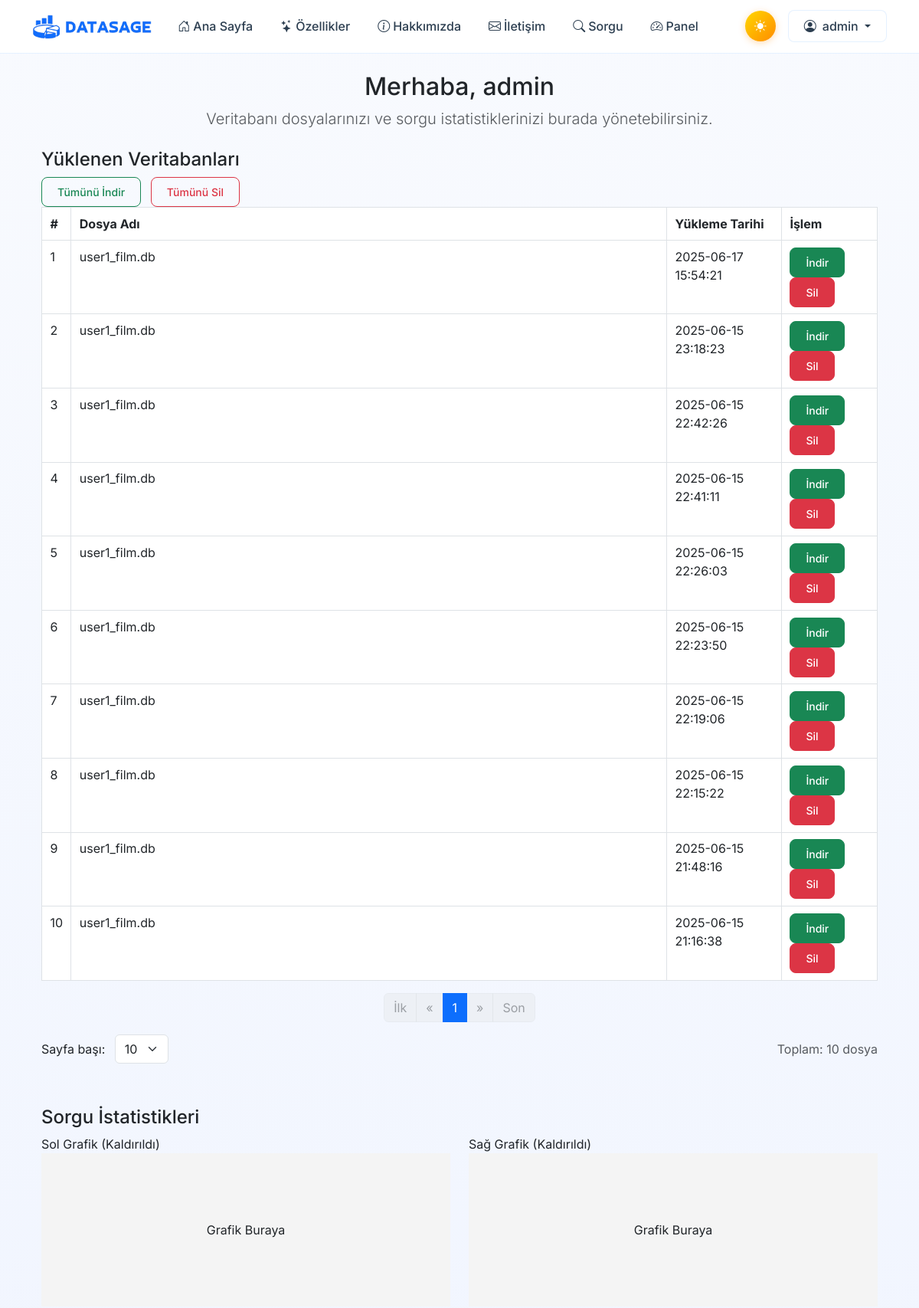
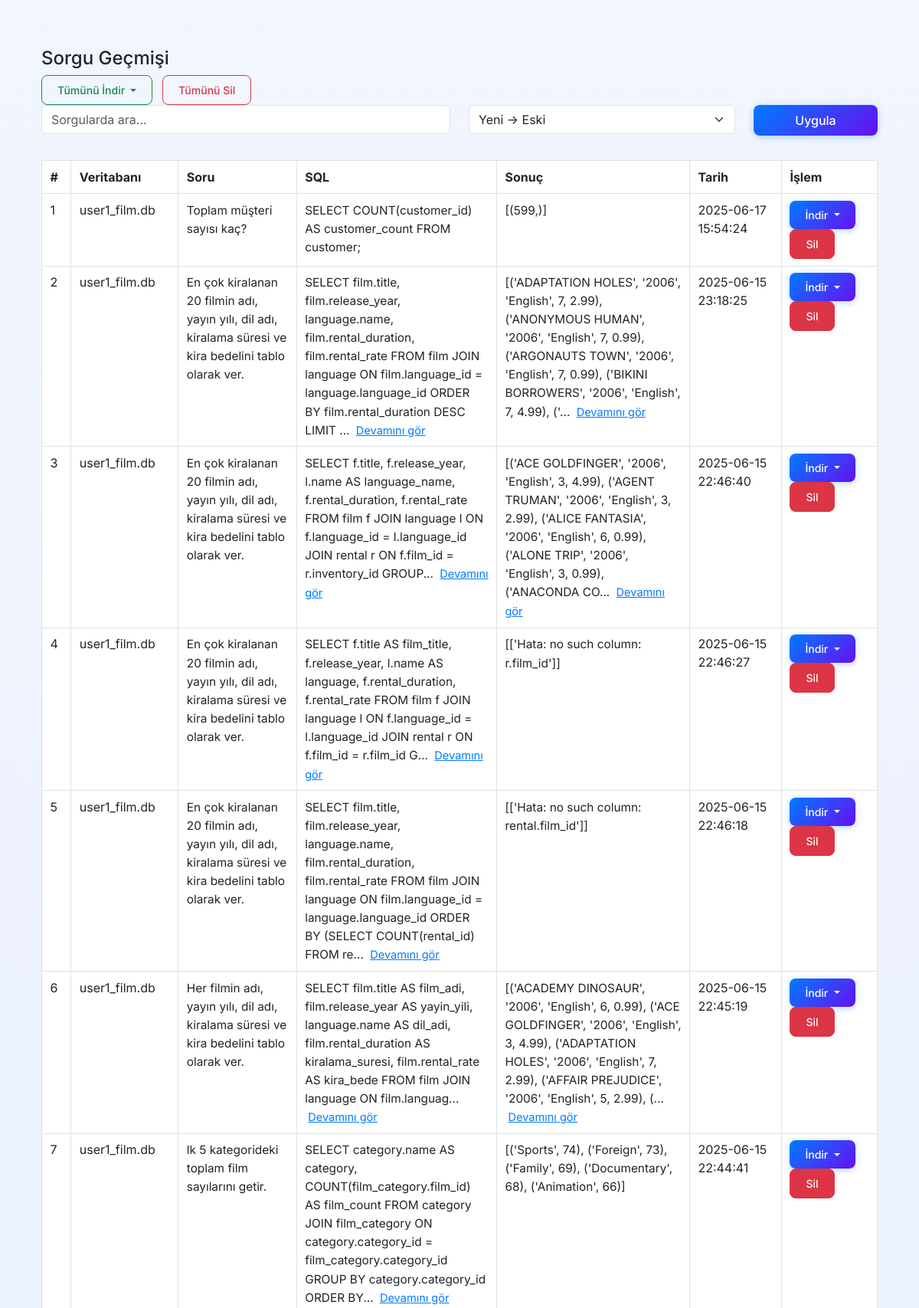
The app's page /dashboard (signed in, upper part) with its own data (2 pictures, top to bottom).
### tables this page shows
CREATE TABLE db_uploads (
        id INTEGER PRIMARY KEY AUTOINCREMENT,
        user_id INTEGER,
        filename TEXT,
        uploaded_at DATETIME DEFAULT CURRENT_TIMESTAMP,
        FOREIGN KEY (user_id) REFERENCES users(id)
    );

CREATE TABLE query_history (
        id INTEGER PRIMARY KEY AUTOINCREMENT,
        user_id INTEGER,
        question TEXT,
        sql_query TEXT,
        result TEXT,
        columns TEXT,         -- EKLENDİ!
        db_filename TEXT,     -- YENİ: Sorgunun çalıştığı veritabanı dosya adı
        timestamp DATETIME DEFAULT CURRENT_TIMESTAMP,
        FOREIGN KEY (user_id) REFERENCES users(id)
    );

### app.py (the view)
@app.route("/dashboard")
@login_required
def dashboard():
    user_id = session["user_id"]
    query_filter = request.args.get("query_filter", "")
    sort_order = request.args.get("sort_order", "desc").lower()
    try:
        page = int(request.args.get("page", 1))
        per_page = int(request.args.get("per_page", 10))
        if per_page not in [10, 15, 20]:
            per_page = 10
    except:
        page = 1
        per_page = 10
    try:
        uploads_page = int(request.args.get("uploads_page", 1))
        uploads_per_page = int(request.args.get("uploads_per_page", 10))
        if uploads_per_page not in [10, 15, 20]:
            uploads_per_page = 10
    except:
        uploads_page = 1
        uploads_per_page = 10
    if sort_order not in ["asc", "desc"]:
        sort_order = "desc"
    conn = sqlite3.connect("database.sqlite")
    conn.row_factory = sqlite3.Row
    uploads_count = conn.execute(
        "SELECT COUNT(*) FROM db_uploads WHERE user_id = ?", (user_id,)
    ).fetchone()[0]
    uploads_offset = (uploads_page - 1) * uploads_per_page
    uploads_total_pages = (uploads_count + uploads_per_page - 1) // uploads_per_page
    uploads = conn.execute("""
        SELECT * FROM db_uploads
        WHERE user_id = ?
        ORDER BY uploaded_at DESC
        LIMIT ? OFFSET ?
    """, (user_id, uploads_per_page, uploads_offset)).fetchall()
    uploads_start_page = max(1, uploads_page - 2)
    uploads_end_page = min(uploads_page + 2, uploads_total_pages)
    history_query = "SELECT * FROM query_history WHERE user_id = ?"
    params = [user_id]
    if query_filter:
        history_query += " AND LOWER(question) LIKE ?"
        params.append(f"%{query_filter.lower()}%")
    history_query += f" ORDER BY timestamp {sort_order.upper()}"
    count_query = "SELECT COUNT(*) FROM query_history WHERE user_id = ?"
    count_params = [user_id]
    if query_filter:
        count_query += " AND LOWER(question) LIKE ?"
        count_params.append(f"%{query_filter.lower()}%")
    total_queries = conn.execute(count_query, count_params).fetchone()[0]
    offset = (page - 1) * per_page
    history_query += " LIMIT ? OFFSET ?"
    params.extend([per_page, offset])
    history = conn.execute(history_query, params).fetchall()
    indexed_history = list(enumerate(history, offset + 1))
    total_pages = (total_queries + per_page - 1) // per_page  # yukarı yuvarlama
    start_page = max(1, page - 2)
    end_page = min(page + 2, total_pages)
    conn.close()
    return render_template(
        "dashboard.html",
        uploads=uploads,
        uploads_page=uploads_page,
        uploads_per_page=uploads_per_page,
        uploads_count=uploads_count,
        uploads_total_pages=uploads_total_pages,
        uploads_start_page=uploads_start_page,
        uploads_end_page=uploads_end_page,
        history=indexed_history,
        page=page,
        per_page=per_page,
        total_queries=total_queries,
        total_pages=total_pages,
        start_page=start_page,
        end_page=end_page,
    )

### app.py (called while the page is built)
def login_required(view_func):
    @wraps(view_func)
    def wrapped_view(**kwargs):
        if "user_id" not in session:
            flash("Bu sayfayı görüntülemek için giriş yapmalısınız.", "warning")
            return redirect(url_for("auth.login"))
        return view_func(**kwargs)
    return wrapped_view

### templates/dashboard.html (shortened to what this page needs)
{% extends "base.html" %}
{% block content %}
<section>
  <div class="container">
    <div class="text-center mb-4">
      <h2>Merhaba, {{ session.username }}</h2>
      <p class="lead text-muted">Veritabanı dosyalarınızı ve sorgu istatistiklerinizi burada yönetebilirsiniz.</p>
    </div>
    <div class="mb-5">
      <h4>Yüklenen Veritabanları</h4>
       <div>
          <a href="{{ url_for('download_all_dbs') }}" class="btn btn-sm btn-outline-success me-2" {% if uploads|length == 0 %}disabled{% endif %}>
            Tümünü İndir
          </a>
          <a href="{{ url_for('delete_all_uploads') }}" class="btn btn-sm btn-outline-danger"
            onclick="return confirm('Tüm veritabanlarını silmek istediğinize emin misiniz?')" {% if uploads|length == 0 %}disabled{% endif %}>
            Tümünü Sil
          </a>
        </div>
      <div class="table-responsive">
        <table class="table table-bordered table-sm align-middle">
          <thead>
            <tr>
              <th style="width: 36px;">#</th>
              <th style="max-width: 180px; min-width: 100px;">Dosya Adı</th>
              <th style="width: 150px;">Yükleme Tarihi</th>
              <th style="width: 125px;">İşlem</th>
            </tr>
          </thead>
          <tbody>
            {% for db in uploads %}
            <tr>
              <td>{{ loop.index }}</td>
              <td style="overflow-wrap:anywhere;">{{ db.filename }}</td>
              <td>{{ db.uploaded_at }}</td>
              <td>
                <a href="{{ url_for('download_db', filename=db.filename) }}" class="btn btn-sm btn-success">İndir</a>
                <a href="{{ url_for('delete_upload', upload_id=db.id) }}" class="btn btn-sm btn-danger" onclick="return confirm('Bu dosyayı silmek istediğinize emin misiniz?')">Sil</a>
              </td>
            </tr>
            {% else %}
            <tr>
              <td colspan="4" class="text-center">Henüz veritabanı yüklenmemiş.</td>
            </tr>
            {% endfor %}
          </tbody>
        </table>
           <nav aria-label="Veritabanı dosyaları sayfalama">
      <ul class="pagination justify-content-center">
        <li class="page-item {% if uploads_page == 1 %}disabled{% endif %}">
          <a class="page-link" href="?uploads_page=1&uploads_per_page={{ uploads_per_page }}">İlk</a>
        </li>
        <li class="page-item {% if uploads_page == 1 %}disabled{% endif %}">
          <a class="page-link" href="?uploads_page={{ uploads_page-1 }}&uploads_per_page={{ uploads_per_page }}">«</a>
        </li>
        {% for p in range(uploads_start_page, uploads_end_page+1) %}
          <li class="page-item {% if p == uploads_page %}active{% endif %}">
            <a class="page-link" href="?uploads_page={{ p }}&uploads_per_page={{ uploads_per_page }}">{{ p }}</a>
          </li>
        {% endfor %}
        <li class="page-item {% if uploads_page == uploads_total_pages %}disabled{% endif %}">
          <a class="page-link" href="?uploads_page={{ uploads_page+1 }}&uploads_per_page={{ uploads_per_page }}">»</a>
        </li>
        <li class="page-item {% if uploads_page == uploads_total_pages %}disabled{% endif %}">
          <a class="page-link" href="?uploads_page={{ uploads_total_pages }}&uploads_per_page={{ uploads_per_page }}">Son</a>
        </li>
      </ul>
    </nav>
    <div class="d-flex justify-content-between align-items-center mb-2">
      <form method="get" class="d-inline-block">
        <label for="uploads_per_page" class="me-2">Sayfa başı:</label>
        <select name="uploads_per_page" id="uploads_per_page" onchange="this.form.submit()" class="form-select d-inline-block w-auto">
          <option value="10" {% if uploads_per_page == 10 %}selected{% endif %}>10</option>
        </select>
      </form>
      <span class="text-muted">Toplam: {{ uploads_count }} dosya</span>
    </div>
      </div>
    </div>
    <div class="mb-5">
      <h4>Sorgu İstatistikleri</h4>
      <div class="row">
        <div class="col-md-6 mb-3">
          <div>
            <label>Sol Grafik (Kaldırıldı)</label>
            <div style="height: 200px; background: #f4f4f4; display: flex; align-items: center; justify-content: center;">Grafik Buraya</div>
          </div>
        </div>
        <div class="col-md-6 mb-3">
          <div>
            <label>Sağ Grafik (Kaldırıldı)</label>
            <div style="height: 200px; background: #f4f4f4; display: flex; align-items: center; justify-content: center;">Grafik Buraya</div>
          </div>
        </div>
      </div>
    </div>
    <div class="mb-5">
      <h4>Sorgu Geçmişi</h4>
      <div class="dropdown d-inline-block me-2">
          <button class="btn btn-sm btn-outline-success dropdown-toggle" type="button" data-bs-toggle="dropdown" aria-expanded="false" {% if total_queries == 0 %}disabled{% endif %}>
            Tümünü İndir
          </button>
        </div>
        <a href="{{ url_for('delete_all_queries') }}" class="btn btn-sm btn-outline-danger"
          onclick="return confirm('Tüm sorguları silmek istediğinize emin misiniz?')" {% if total_queries == 0 %}disabled{% endif %}>
          Tümünü Sil
        </a>
      <div class="mb-4">
        <form method="get" class="row">
          <div class="col-md-6 mb-2">
            <input type="text" class="form-control" name="query_filter" placeholder="Sorgularda ara..." value="{{ request.args.get('query_filter', '') }}">
          </div>
          <div class="col-md-4 mb-2">
            <select name="sort_order" class="form-select">
              <option value="desc" {% if request.args.get('sort_order', 'desc') == 'desc' %}selected{% endif %}>Yeni → Eski</option>
            </select>
          </div>
          <div class="col-md-2 mb-2">
            <button class="btn btn-primary w-100" type="submit">Uygula</button>
          </div>
        </form>
      </div>
      <div class="table-responsive">
          <table class="table table-bordered table-sm align-middle">
            <thead>
              <tr>
                <th style="width: 36px;">#</th>
                <th style="width:140px;">Veritabanı</th>
                <th style="max-width: 180px; min-width: 100px;">Soru</th>
                <th style="max-width: 220px; min-width: 120px;">SQL</th>
                <th style="max-width: 240px; min-width: 120px;">Sonuç</th>
                <th style="width: 120px;">Tarih</th>
                <th style="width: 125px;">İşlem</th>
              </tr>
            </thead>
            <tbody>
              {% for index, q in history %}
              <tr>
                <td>{{ index }}</td>
                <td style="overflow-wrap:anywhere; vertical-align:top;">
                  {{ q.db_filename or "Bilinmiyor" }}
                </td>
                <td style="overflow-wrap:anywhere; vertical-align:top;">
                  <div class="question-short">
                    {{ q.question[:110] }}{% if q.question|length > 110 %}...{% endif %}
                  </div>
                </td>
                <td style="overflow-wrap:anywhere; vertical-align:top;">
                  <span class="sql-short">
                    {{ q.sql_query[:200] }}{% if q.sql_query|length > 200 %}...{% endif %}
                  </span>{% if q.sql_query|length > 200 %}
                    <a href="#" class="show-more-link" onclick="toggleShowMoreGeneric(this, 'sql'); return false;">Devamını gör</a>
                  {% endif %}
                </td>
                <td style="overflow-wrap:anywhere; vertical-align:top;">
                  <span class="result-short">
                    {{ q.result[:200] }}{% if q.result|length > 200 %}...{% endif %}
                  </span>{% if q.result|length > 200 %}
                    <a href="#" class="show-more-link" onclick="toggleShowMoreGeneric(this, 'result'); return false;">Devamını gör</a>
                  {% endif %}
                </td>
                <td>{{ q.timestamp }}</td>
                <td>
                  <div class="dropdown">
                    <button class="btn btn-sm btn-primary dropdown-toggle" type="button" data-bs-toggle="dropdown" aria-expanded="false">
                      İndir
                    </button>
                    <a href="{{ url_for('delete_query', query_id=q.id) }}" class="btn btn-sm btn-danger"
                      onclick="return confirm('Bu sorguyu silmek istediğinize emin misiniz?')">Sil</a>
                  </div>
                </td>
              </tr>
              {% else %}
              <tr>
                <td colspan="7" class="text-center">Henüz sorgu yok.</td>
              </tr>
              {% endfor %}
            </tbody>
          </table>
        </div>
      </div>
    </div>
  </div>
{% endblock %}

### templates/dashboard.html (style rules this page uses)
.show-more-link { color: #007bff; font-size: 0.91rem; cursor: pointer; margin-left: 4px; padding-left: 0; display: inline; }
.question-short, .sql-short, .result-short, .question-full, .sql-full, .result-full { overflow-wrap: anywhere; word-break: break-word; background: none !important; border: none !important; color: #20232a !important; padding: 0 !important; font-size: 0.96em; display: inline; }
td, th { vertical-align: top; }
.table td, .table th { padding: 0.55rem 0.65rem; }
.table-responsive { margin-bottom: 0; }
.pagination .page-item.disabled .page-link { pointer-events: none; opacity: 0.55; }
.pagination .page-item.active .page-link { background: #0d6efd; border-color: #0d6efd; color: #fff; }

### templates/base.html (style rules this page uses)
:root { --primary-color: #007bff; --secondary-color: #6610f2; --accent-color: #2c3e50; --text-muted: #6c757d; --light-bg: #f8fafe; --border-color: rgba(0, 123, 255, 0.1); --shadow: rgba(0, 0, 0, 0.1); --success-color: #28a745; --border-light: #e9ecef; --input-bg: #f8f9fa; --dark-bg: #15171d; --dark-surface: #1e2329; --dark-border: #2d3748; --dark-text: #f4f7fa; --dark-muted: #a9b5c7; --transition: all 0.3s ease; }
* { transition: var(--transition); }
body { font-family: 'Inter', -apple-system, BlinkMacSystemFont, 'Segoe UI', sans-serif; padding-top: 70px; background: linear-gradient(180deg, var(--light-bg) 0%, #e8efff 100%); min-height: 100vh; display: flex; flex-direction: column; }
.btn { font-weight: 500; border-radius: 8px; padding: 8px 20px; transition: var(--transition); }
.btn-primary { background: linear-gradient(135deg, var(--primary-color), var(--secondary-color)); border: none; box-shadow: 0 2px 10px rgba(0, 123, 255, 0.3); }

### records on screen
db_uploads: filename "user1_film.db", uploaded_at "2025-06-17 15:54:21"
db_uploads: filename "user1_film.db", uploaded_at "2025-06-15 23:18:23"
db_uploads: filename "user1_film.db", uploaded_at "2025-06-15 22:42:26"
db_uploads: filename "user1_film.db", uploaded_at "2025-06-15 22:41:11"
db_uploads: filename "user1_film.db", uploaded_at "2025-06-15 22:26:03"
db_uploads: filename "user1_film.db", uploaded_at "2025-06-15 22:23:50"
db_uploads: filename "user1_film.db", uploaded_at "2025-06-15 22:19:06"
db_uploads: filename "user1_film.db", uploaded_at "2025-06-15 22:15:22"
db_uploads: filename "user1_film.db", uploaded_at "2025-06-15 21:48:16"
db_uploads: filename "user1_film.db", uploaded_at "2025-06-15 21:16:38"
query_history: user "1", db_filename "user1_film.db", question "Toplam müşteri sayısı kaç?", sql_query "SELECT COUNT(customer_id) AS customer_count FROM customer;", result "[(599,)]", timestamp "2025-06-17 15:54:24"
query_history: index "2", db_filename "user1_film.db", question "En çok kiralanan 20 filmin adı, yayın yılı, dil adı, kiralama süresi ve kira bedelini tablo olarak ver.", sql_query "SELECT film.title, film.release_year, language.name, film.rental_duration, film.rental_rate FROM film JOIN language ON film.language_id = language.language_id ORDER BY film.rental_duration DESC LIMIT", result "[('ADAPTATION HOLES', '2006', 'English', 7, 2.99), ('ANONYMOUS HUMAN', '2006', 'English', 7, 0.99), ('ARGONAUTS TOWN', '2006', 'English', 7, 0.99), ('BIKINI BORROWERS', '2006', 'English', 7, 4.99), ('", timestamp "2025-06-15 23:18:25"
query_history: index "3", db_filename "user1_film.db", question "En çok kiralanan 20 filmin adı, yayın yılı, dil adı, kiralama süresi ve kira bedelini tablo olarak ver.", sql_query "SELECT f.title, f.release_year, l.name AS language_name, f.rental_duration, f.rental_rate FROM film f JOIN language l ON f.language_id = l.language_id JOIN rental r ON f.film_id = r.inventory_id GROUP", result "[('ACE GOLDFINGER', '2006', 'English', 3, 4.99), ('AGENT TRUMAN', '2006', 'English', 3, 2.99), ('ALICE FANTASIA', '2006', 'English', 6, 0.99), ('ALONE TRIP', '2006', 'English', 3, 0.99), ('ANACONDA CO", timestamp "2025-06-15 22:46:40"
query_history: index "4", db_filename "user1_film.db", question "En çok kiralanan 20 filmin adı, yayın yılı, dil adı, kiralama süresi ve kira bedelini tablo olarak ver.", sql_query "SELECT f.title AS film_title, f.release_year, l.name AS language, f.rental_duration, f.rental_rate FROM film f JOIN language l ON f.language_id = l.language_id JOIN rental r ON f.film_id = r.film_id G", result "[['Hata: no such column: r.film_id']]", timestamp "2025-06-15 22:46:27"
query_history: index "5", db_filename "user1_film.db", question "En çok kiralanan 20 filmin adı, yayın yılı, dil adı, kiralama süresi ve kira bedelini tablo olarak ver.", sql_query "SELECT film.title, film.release_year, language.name, film.rental_duration, film.rental_rate FROM film JOIN language ON film.language_id = language.language_id ORDER BY (SELECT COUNT(rental_id) FROM re", result "[['Hata: no such column: rental.film_id']]", timestamp "2025-06-15 22:46:18"
query_history: index "6", db_filename "user1_film.db", question "Her filmin adı, yayın yılı, dil adı, kiralama süresi ve kira bedelini tablo olarak ver.", sql_query "SELECT film.title AS film_adi, film.release_year AS yayin_yili, language.name AS dil_adi, film.rental_duration AS kiralama_suresi, film.rental_rate AS kira_bede FROM film JOIN language ON film.languag", result "[('ACADEMY DINOSAUR', '2006', 'English', 6, 0.99), ('ACE GOLDFINGER', '2006', 'English', 3, 4.99), ('ADAPTATION HOLES', '2006', 'English', 7, 2.99), ('AFFAIR PREJUDICE', '2006', 'English', 5, 2.99), (", timestamp "2025-06-15 22:45:19"
query_history: index "7", db_filename "user1_film.db", question "lk 5 kategorideki toplam film sayılarını getir.", sql_query "SELECT category.name AS category, COUNT(film_category.film_id) AS film_count FROM category JOIN film_category ON category.category_id = film_category.category_id GROUP BY category.category_id ORDER BY", result "[('Sports', 74), ('Foreign', 73), ('Family', 69), ('Documentary', 68), ('Animation', 66)]", timestamp "2025-06-15 22:44:41"

### other values on screen
{{ session.username }} "admin"
{{ p }} "1"
{{ uploads_count }} "10"
